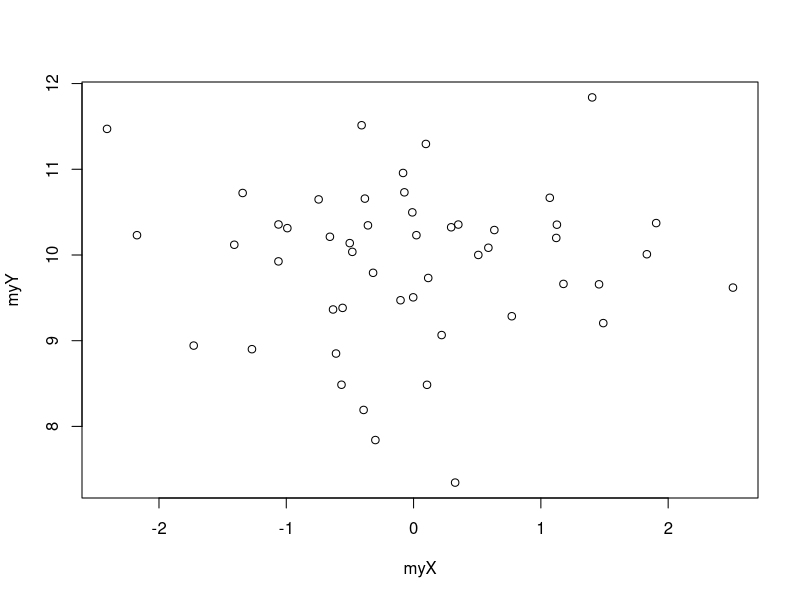
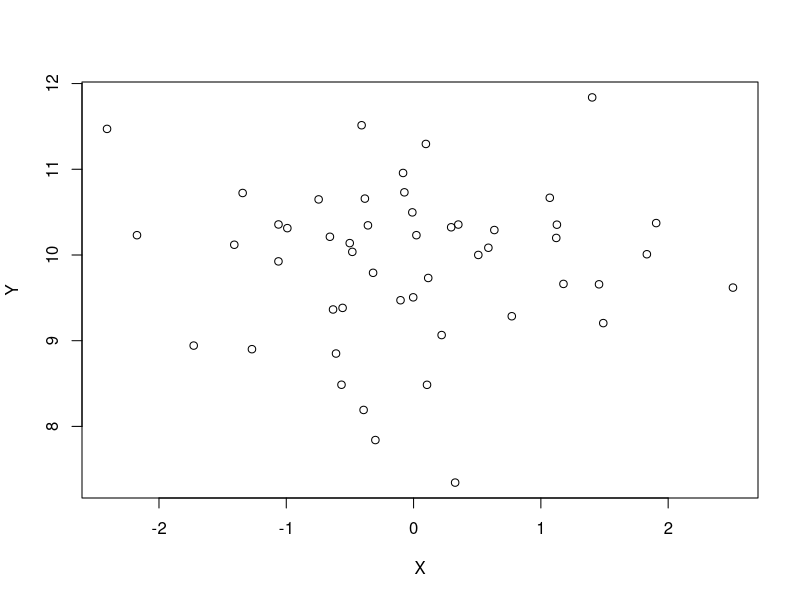
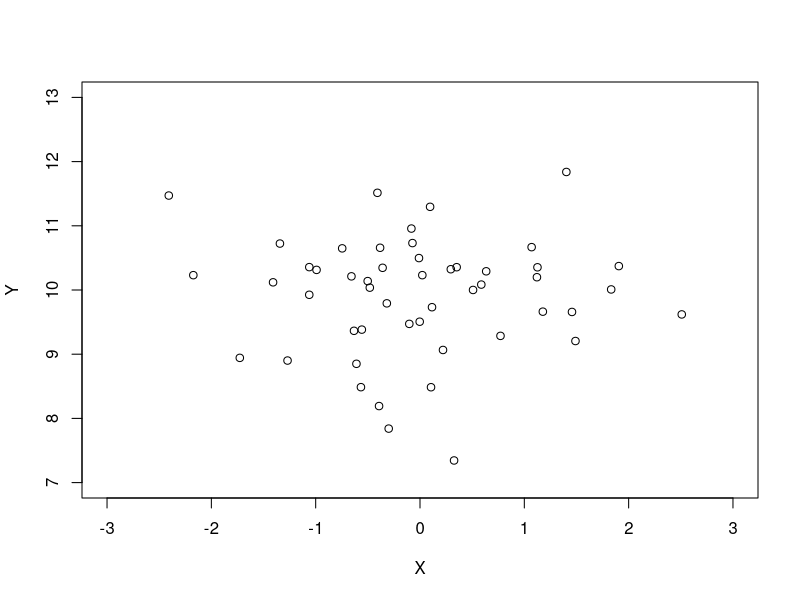
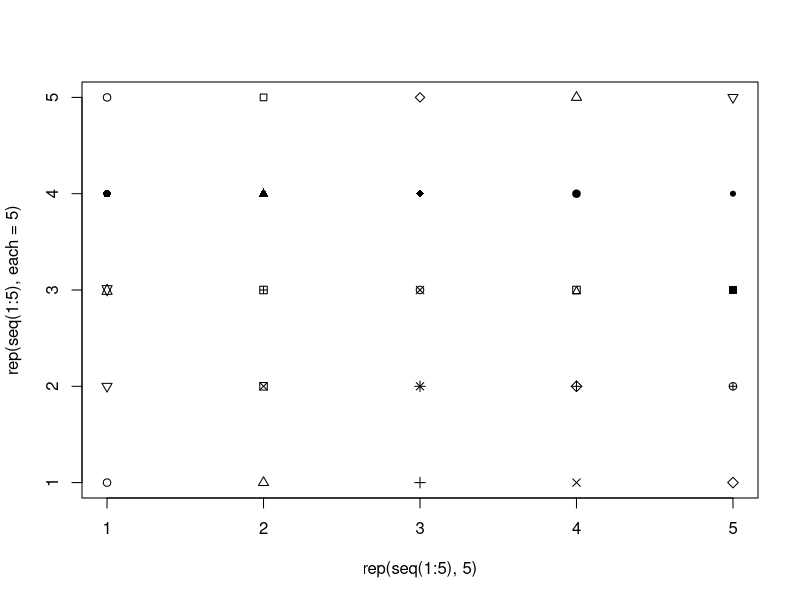
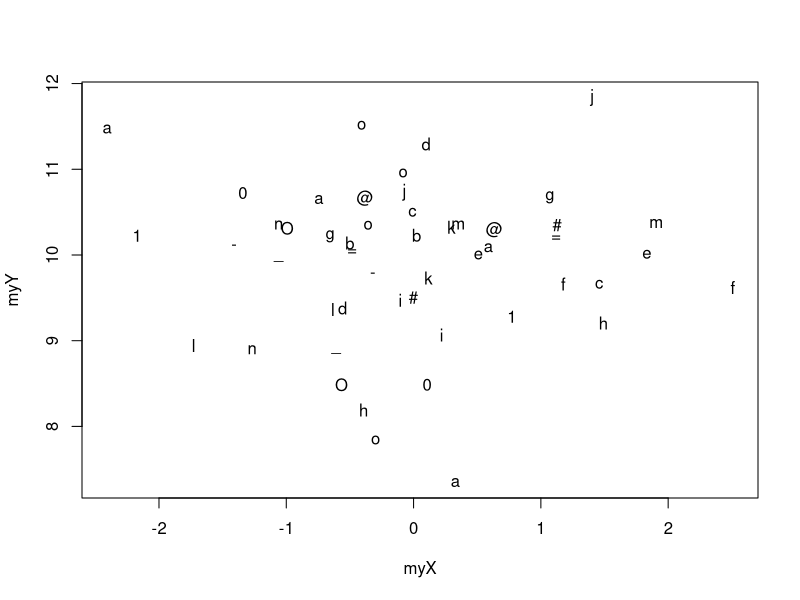
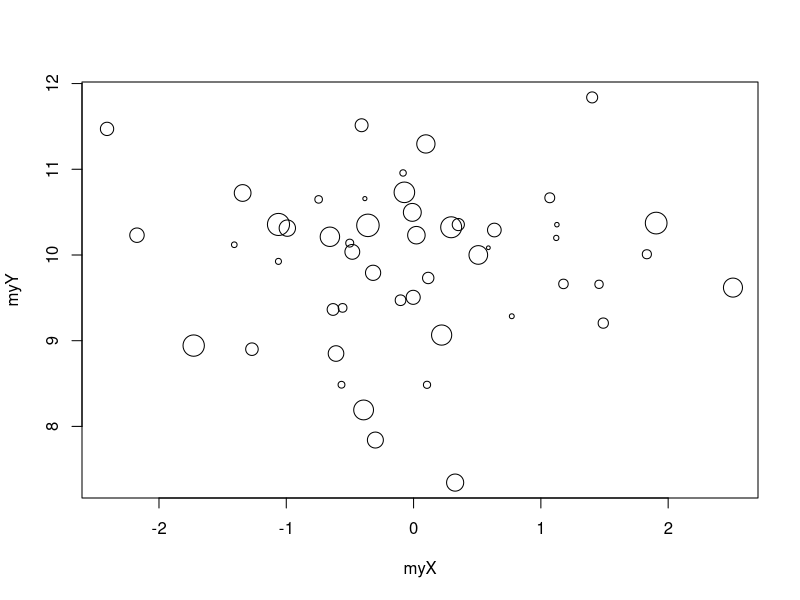
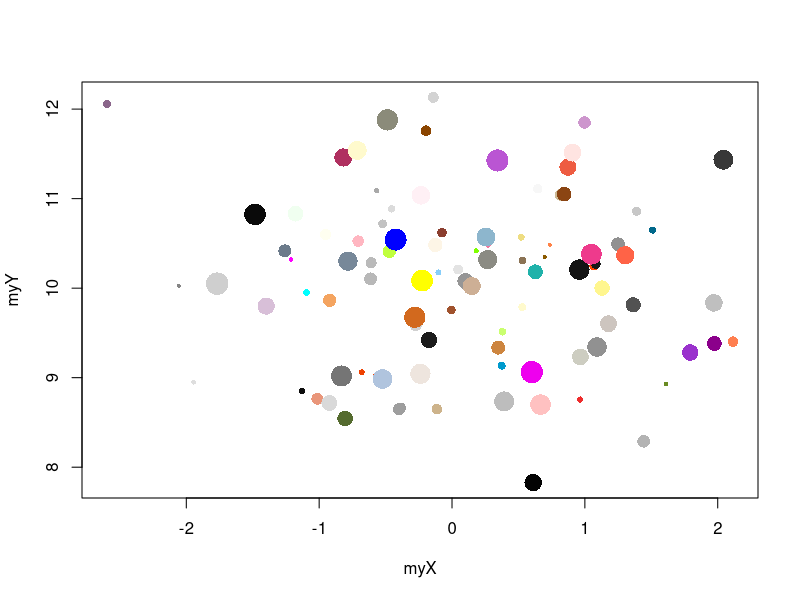
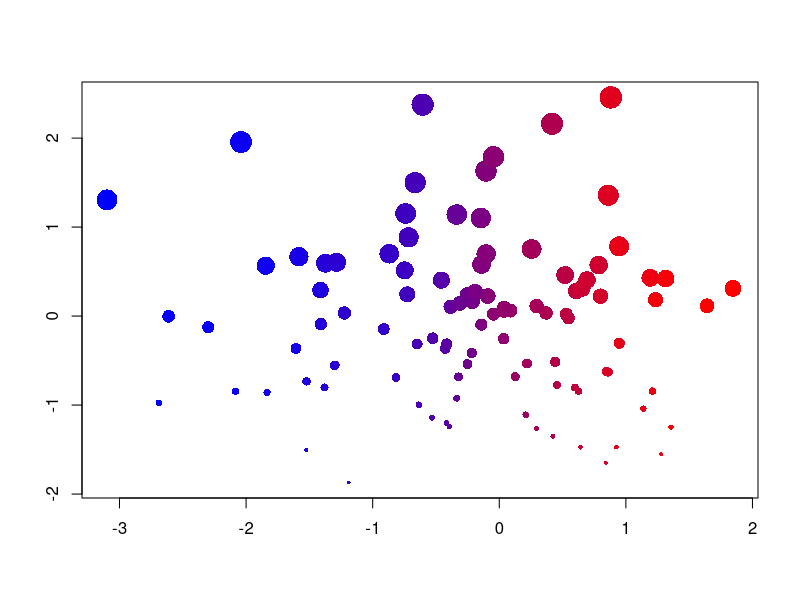

The R script that drew these images, in order:
## ---- chunk 1
myX <- rnorm(50, mean = 0, sd = 1)
myY <- rnorm(50, mean = 10, sd = 1)
plot(x = myX, y = myY)
## ---- chunk 2
plot(x = myX, y = myY, 
  xlab = "X", ylab = "Y")
## ---- chunk 3
plot(x = myX, y = myY, 
  xlab = "X", ylab = "Y", 
  xlim = c(-3, 3), ylim = c(7, 13))
## ---- chunk 4
plot(x = rep(seq(1:5), 5), y = rep(seq(1:5), each = 5),
  pch = 1:25)
plot(x = myX, y = myY, 
  pch = c("a", "@", "#", "1", "=", "-", "_", "o", "O", "0", letters[1:15]))
## ---- chunk 5
plot(x = myX, y = myY, 
  cex = seq(from = 0.5, to = 3, length.out = 50))
## ---- chunk 6
myX <- rnorm(100, mean = 0, sd = 1)
myY <- rnorm(100, mean = 10, sd = 1)
plot(x = myX, y = myY, 
  cex = seq(from = 0.5, to = 3, length.out = 100),
  pch = 16,
  col = sample(colors(), 100))
## ---- chunk 7
myX <- rnorm(100)
myY <- rnorm(100)
dfGraph <- data.frame(myX, myY)
dfGraph <- dfGraph[order(dfGraph$myX),]
dfGraph$myCol <- colorRampPalette(c("blue", "red"))(100)
dfGraph <- dfGraph[order(dfGraph$myY),]
dfGraph$myCex <- seq(from = 0.5, to = 3, length.out = 100)
plot(x = dfGraph$myX, y = dfGraph$myY, 
  cex = dfGraph$myCex, pch = 16, col = dfGraph$myCol, 
  xlab = "", ylab = "")
## ---- chunk 8
myX <- 1:20
myY <- rnorm(20, mean = 10, sd = 1)
plot(x = myX, y = myY, 
  type = 'b') # 'p', 'l', 'b', 'c', 'o', 'h', 's', 'S', 'n'
## ---- chunk 9
par(mfrow = c(1, 2))
plot(x = myX, y = myY, 
  type = 'b', pch = 16, cex = 3) 
grid(lwd = 3, lty = 1)
plot(x = myX, y = myY, 
  type = 'b', pch = 16, cex = 3, 
  panel.first = grid(lwd = 3, lty = 1)) 
par(mfrow = c(1, 1))
## ---- chunk 10
op <- par(no.readonly = TRUE)
par(mfrow = c(2, 2), mar = c(2, 2, 1, 1))
graph4 <- lapply(1:4, function(i){
  plot(x = rnorm(100), 
    y = rnorm(100), 
    col = i, pch = 16)
})
par(op)
## ---- chunk 11
myX <- rnorm(100)
myY <- rnorm(100)
plot(x = myX, y = myY, 
  xlim = c(-4, 4), ylim = c(-4, 4),   
  pch = 16, cex = 1.5, 
  col = sample(colors(), size = 100),
  panel.first = {
    grid()
    abline(v = c(min(myX), max(myX)), lty = 2)
    abline(h = c(min(myY), max(myY)), lty = 2)
    abline(v = mean(myX), lty = 1)
    abline(h = mean(myY), lty = 1)
})
## ---- chunk 12
op <- par(no.readonly = TRUE)
par(mfrow = c(2, 2), mar = c(2, 2, 1, 1))
myX <- list(
  rnorm(1000),
  rgamma(1000, shape = 1),
  sample(1:100, size = 1000, replace = TRUE),
  rbeta(1000, shape1 = 1, shape2 = 2)
)
myTitle <- c("Normal", "Gamma", "Uniform", "Beta")
tr <- lapply(1:4, function(i){
  hist(myX[[i]], 
    col = heat.colors(15), 
    main = myTitle[i]
  )
})
par(op)
## ---- chunk 13
myX <- c(4, 5, 8)
barplot(myX, names.arg = c("A", "B", "C"))
## ---- chunk 14
op <- par(no.readonly = TRUE)
par(mfrow = c(1, 2), mar = c(2, 2, 1, 1))
myX <- matrix(c(4, 5, 8, 4, 6, 2), nrow = 2)
barplot(myX, names.arg = c("A", "B", "C"))
myX <- matrix(c(4, 5, 8, 4, 6, 2, 3, 4, 5), nrow = 3)
barplot(myX, names.arg = c("A", "B", "C"))
par(op)
## ---- chunk 15
n <- 50
myX <- rnorm(n)
myY <- rnorm(n)
myCol <- c(2, sample(c(4, 2), size = (n - 1), replace = TRUE))
myColors <- colorRampPalette(c("blue", "red"))(100)
myYCut <- cut(myY, breaks = -4:4)
myXCut <- cut(myX, breaks = -4:4)
myYCutCol <- table(myCol, myYCut)
myXCutCol <- table(myCol, myXCut)
xCol <- round(
  myXCutCol[1,] / (myXCutCol[1,] + myXCutCol[2,]) * 100
)
xCol[is.na(xCol) | xCol == 0] <- 1
yCol <- round(
  myYCutCol[1,] / (myYCutCol[1,] + myYCutCol[2,]) * 100
)
yCol[is.na(yCol) | yCol == 0] <- 1
op <- par(no.readonly = TRUE)
par(mar = c(2, 3, 1, 1))
layout(matrix(c(1, 1, 0, 
                2, 2, 3, 
                2, 2, 3), ncol = 3, byrow = TRUE))
barplot(table(myXCut), las = 1, col = myColors[xCol])
plot(x = myX, y = myY, col = myCol, pch = 16, 
  xlim = c(-4, 4), ylim = c(-4, 4), cex = 1.5, 
  panel.first = grid())
barplot(table(myYCut), las = 1, horiz = TRUE, col = myColors[yCol])
par(op)
## ---- chunk 16
graphBarplotCol <- function(n){
  myX <- rnorm(n)
  myY <- rnorm(n)
  myCol <- c(2, sample(c(4, 2), size = (n - 1), replace = TRUE))
  myColors <- colorRampPalette(c("blue", "red"))(100)
  myYCut <- cut(myY, breaks = -4:4)
  myXCut <- cut(myX, breaks = -4:4)
  myYCutCol <- table(myCol, myYCut)
  myXCutCol <- table(myCol, myXCut)
  xCol <- round(
    myXCutCol[1,] / (myXCutCol[1,] + myXCutCol[2,]) * 100
  )
  xCol[is.na(xCol) | xCol == 0] <- 1
  yCol <- round(
    myYCutCol[1,] / (myYCutCol[1,] + myYCutCol[2,]) * 100
  )
  yCol[is.na(yCol) | yCol == 0] <- 1
  op <- par(no.readonly = TRUE)
  par(mar = c(2, 3, 1, 1))
  layout(matrix(c(1, 1, 0, 
                  2, 2, 3, 
                  2, 2, 3), ncol = 3, byrow = TRUE))
  barplot(table(myXCut), las = 1, col = myColors[xCol])
  plot(x = myX, y = myY, col = myCol, pch = 16, 
    xlim = c(-4, 4), ylim = c(-4, 4), cex = 1.5, 
    panel.first = grid())
  barplot(table(myYCut), las = 1, horiz = TRUE, col = myColors[yCol])
  par(op)
}
graphBarplotCol(n = 1000)
## ---- chunk 17
barplot(rnorm(20), horiz = TRUE, col = rainbow(20))
## ---- chunk 18
gender <- data.frame(
  m = cut(sample(1:75, 1000, replace = TRUE), 
    breaks = seq(from = 0, to = 80, by = 10)), 
  f = cut(sample(1:75, 1000, replace = TRUE), 
    breaks = seq(from = 0, to = 80, by = 10))
)
op <- par(no.readonly = TRUE)
par(mfrow = c(1, 2), mar = c(2, 1, 2, 1))
barplot(-table(gender$f), horiz = TRUE, col = "salmon")
barplot(table(gender$m), horiz = TRUE, col = "lightblue")
par(op)
## ---- chunk 19
barplot(sample(10:15, 8, replace = TRUE), col = 1:8, names.arg = 1:8)
## ---- chunk 20
graphBarplotCol <- function(n){
  myX <- rnorm(n)
  myY <- rnorm(n)
  myCol <- c(2, 3, 4, sample(2:4, size = (n - 3), replace = TRUE))
  myYCut <- cut(myY, breaks = -4:4)
  myXCut <- cut(myX, breaks = -4:4)
  myYCutCol <- table(myCol, myYCut)
  myXCutCol <- table(myCol, myXCut)
  rColX <- myXCutCol[1,] / (myXCutCol[1,] + myXCutCol[2,] + 
    myXCutCol[3,])
  gColX <- myXCutCol[2,] / (myXCutCol[1,] + myXCutCol[2,] + 
    myXCutCol[3,])
  bColX <- myXCutCol[3,] / (myXCutCol[1,] + myXCutCol[2,] + 
    myXCutCol[3,])
  rColX[is.na(rColX)] <- 0
  gColX[is.na(gColX)] <- 0
  bColX[is.na(bColX)] <- 0
  rColY <- myYCutCol[1,] / (myYCutCol[1,] + myYCutCol[2,] + 
    myYCutCol[3,])
  gColY <- myYCutCol[2,] / (myYCutCol[1,] + myYCutCol[2,] + 
    myYCutCol[3,])
  bColY <- myYCutCol[3,] / (myYCutCol[1,] + myYCutCol[2,] + 
    myYCutCol[3,])
  rColY[is.na(rColY)] <- 0
  gColY[is.na(gColY)] <- 0
  bColY[is.na(bColY)] <- 0
  op <- par(no.readonly = TRUE)
  par(mar = c(2, 3, 1, 1))
  layout(matrix(c(1, 1, 0, 
                  2, 2, 3, 
                  2, 2, 3), ncol = 3, byrow = TRUE))
  barplot(table(myXCut), las = 1, col = rgb(rColX, gColX, bColX))
  plot(x = myX, y = myY, col = myCol, pch = 16, 
    xlim = c(-4, 4), ylim = c(-4, 4), cex = 1.5, 
    panel.first = grid())
  barplot(table(myYCut), las = 1, horiz = TRUE, 
    col = rgb(rColY, gColY, bColY))
  par(op)
}
graphBarplotCol(n = 50)
